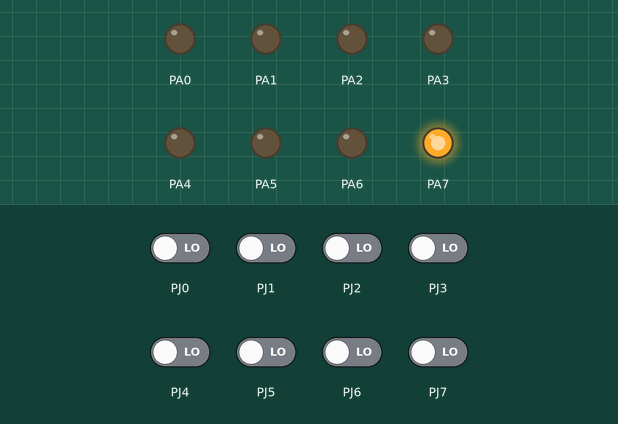
This program was run on a simulated ATmega2560, built with avr-gcc and emulated at 8 MHz. Parts: output pins drawn as LEDs (lit = HIGH). The test bench sets the inputs (shaded band); at power-on: PJ0–7 LOW.

Above: at 1.2 s.
1.3 s: PJ7 driven HIGH
At 2.6 s:
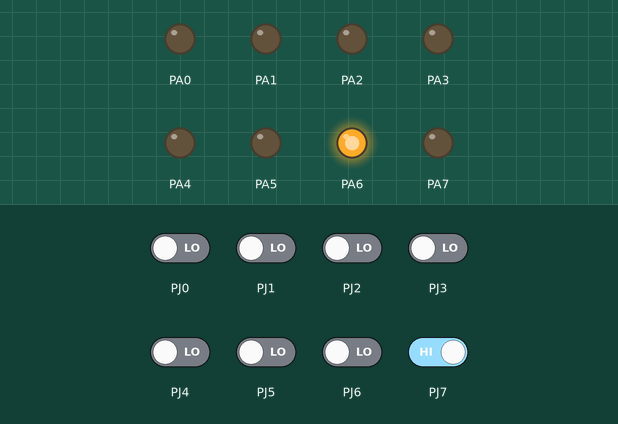
4.3 s: PJ4 driven HIGH
At 6.8 s:
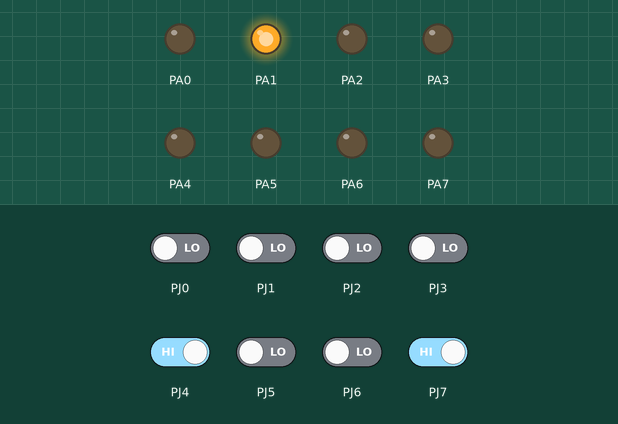
7.3 s: PJ5 driven HIGH
10.3 s: PJ6 driven HIGH
At 14.1 s:
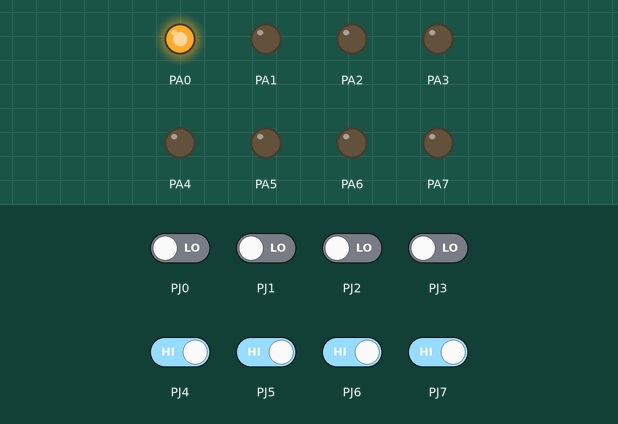
Timing chart, 0 to 14.3 s (numbered marks = the images above; inputs shaded):
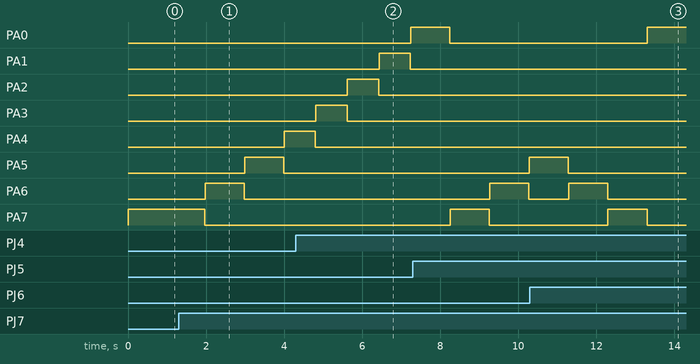

Measured:
- after the input at 1.3 s, PA4: LOW → HIGH after 2.7 s; PA5: LOW → HIGH after 1.7 s, → LOW 1.0 s later; PA6: LOW → HIGH after 0.68 s, → LOW 1.0 s later; PA7: HIGH → LOW after 0.67 s
- after the input at 4.3 s, PA0: LOW → HIGH after 2.9 s; PA1: LOW → HIGH after 2.1 s instead of 2.7 s
- after the input at 7.3 s, PA5: LOW → HIGH after 3.0 s instead of 2.4 s
- after the input at 10.3 s, PA0: LOW → HIGH after 3.0 s; PA2: stays LOW (without the input it goes to HIGH after 3.0 s); PA3: stays LOW (without the input it goes to HIGH after 2.0 s); PA4: stays LOW (without the input it goes to HIGH after 0.99 s); PA6: LOW → HIGH after 0.99 s, → LOW 1.0 s later

The program:

main.c
```c
/*


 * DevBoardTest.c
 *
 * Created: 27/08/2019 9:03:05 AM
 * Author : mathisk
 */

#define F_CPU 8000000UL
#include <avr/io.h>
#include <util/delay.h>

#define setLed(bit) (PORTA |= (1<<bit))
#define clearLed(bit) (PORTA &= ~(1<<bit))
#define tstStartStop_pos (pinjPos & (1<<7))
#define tstDirection_pos (pinjPos & (1<<6))
#define tstFaster_pos (pinjPos & (1<<4))
#define tstSlower_pos (pinjPos & (1<<5))

void flanke();

unsigned char pinjPos, pinjNeg;

int main(void){
	//Data Direction registers 1 == Output!
	DDRA = 0xFF; //LED Port
	DDRJ = 0; //Button Port

	uint8_t delayCounter_pv; //Counts how many delays have passed
	uint8_t isRunning;
	uint8_t isReverse;
	uint8_t currentLED_sp = 7; //Starting LED is LED7
	unsigned int ledOnTime_sp = 100; //led stays on for 1s (100*10mS) on startup

	setLed(currentLED_sp);

    /* Replace with your application code */
    while (1){
		flanke();


		if(tstStartStop_pos){
			if(isRunning) isRunning = 0;
			else isRunning = 1;
		}

		if(tstDirection_pos){
			if(isReverse) isReverse = 0;
			else isReverse = 1;
		}

		if(tstFaster_pos){
			if(ledOnTime_sp > 20) ledOnTime_sp -= 20; //Decrement ledOnTime by 200mS, don't get below 200mS
		}

		if(tstSlower_pos){
			if(ledOnTime_sp <= 200) ledOnTime_sp += 20; //Increment ledOnTime by 200mS, don't get above 2S
		}

		if(isRunning){
			if(delayCounter_pv < ledOnTime_sp){
				setLed(currentLED_sp); //If the ledOnTime hasn't passed the current led is on
				delayCounter_pv++;
			}
			//Increment/decrement the led position and reset if its the last one
			else{
				delayCounter_pv = 0;
				clearLed(currentLED_sp);

				if(isReverse){
					if(currentLED_sp < 7) currentLED_sp++;
					else currentLED_sp = 0;
				}
				else{
					if(currentLED_sp > 0) currentLED_sp--;
					else currentLED_sp = 7;
				}
			}
		}

		_delay_ms(10);
    }
}

void flanke(){
	static unsigned char pinjOld;
	unsigned char pinjCurrent = PINJ;
	pinjPos = pinjCurrent & ~pinjOld;
	pinjNeg = ~pinjCurrent & pinjOld;
	pinjOld = pinjCurrent;
}
```
